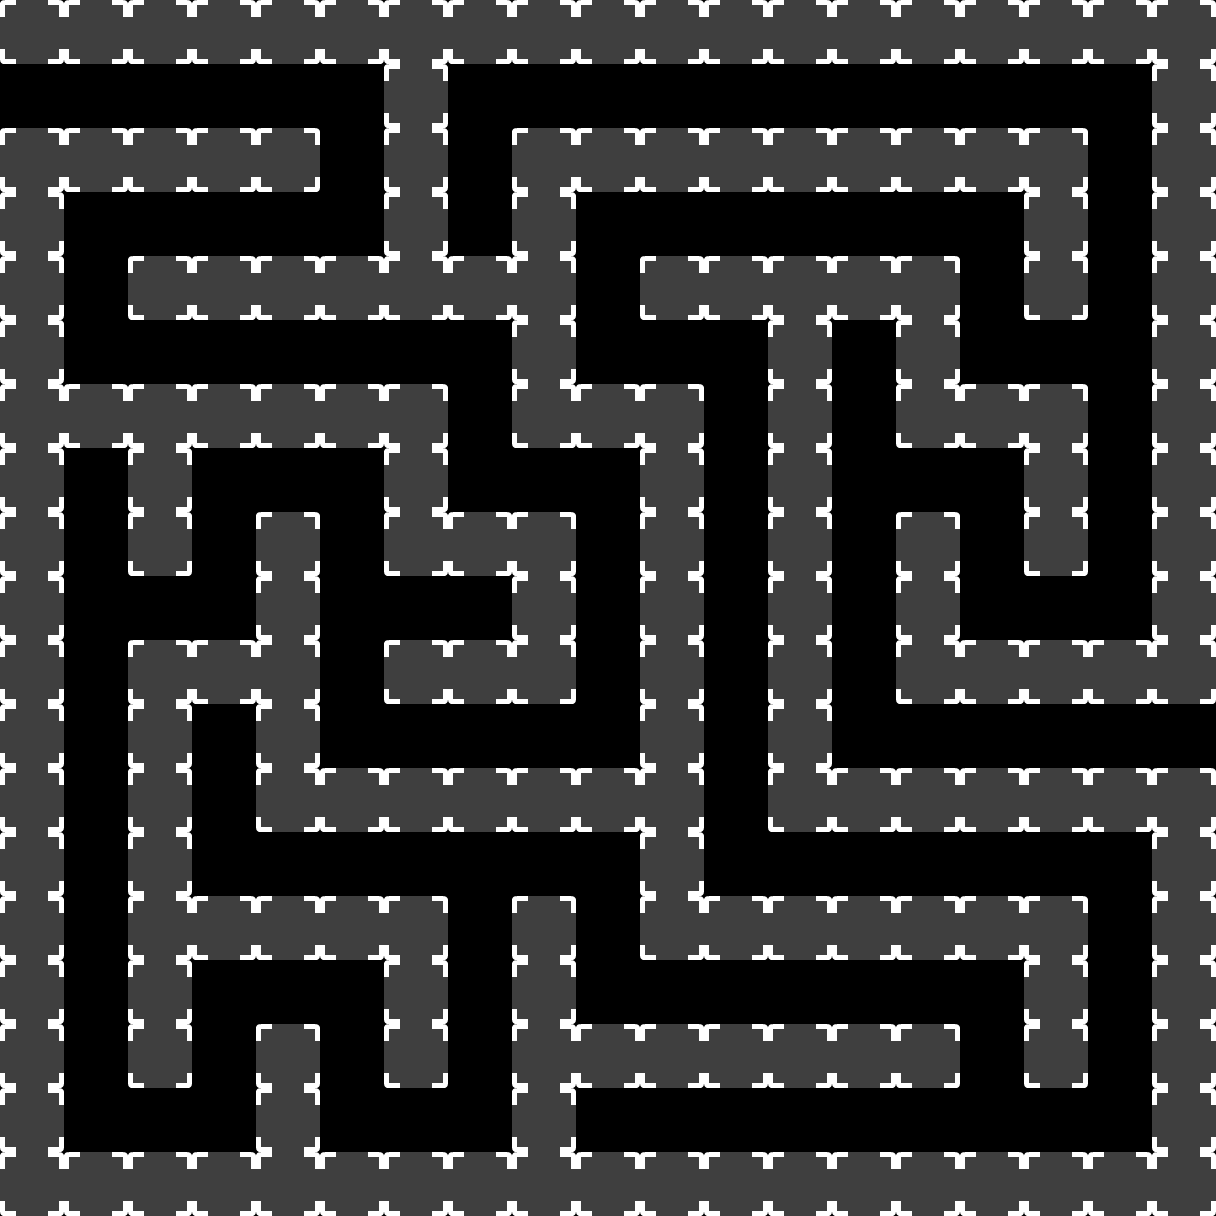

A level layout from a 2D game, rendered from its tile map. Below: a short description, then the map file with tile-grid data replaced by summaries:
An orthogonal 19x19 tile map with 64x64 px tiles, 1 tile layer (Platforms) and 1 object.

<map version="1.2" tiledversion="1.3.3" orientation="orthogonal" renderorder="right-down" width="19" height="19" tilewidth="64" tileheight="64" infinite="0" nextlayerid="6" nextobjectid="4">
 <tileset firstgid="1" name="kenney_simple_platformer" tilewidth="64" tileheight="64" tilecount="98" columns="14">
  <image source="../tilesets/platformPack_tilesheet.png" width="896" height="448" />
 </tileset>
 <layer id="1" name="Platforms" width="19" height="19">
  <data>[361 cells, 198 non-empty, 1 distinct tile ids]</data>
 </layer>
 <objectgroup id="5" name="Door">
  <object id="3" gid="76" x="1152" y="766" width="64" height="64" />
 </objectgroup>
</map>
